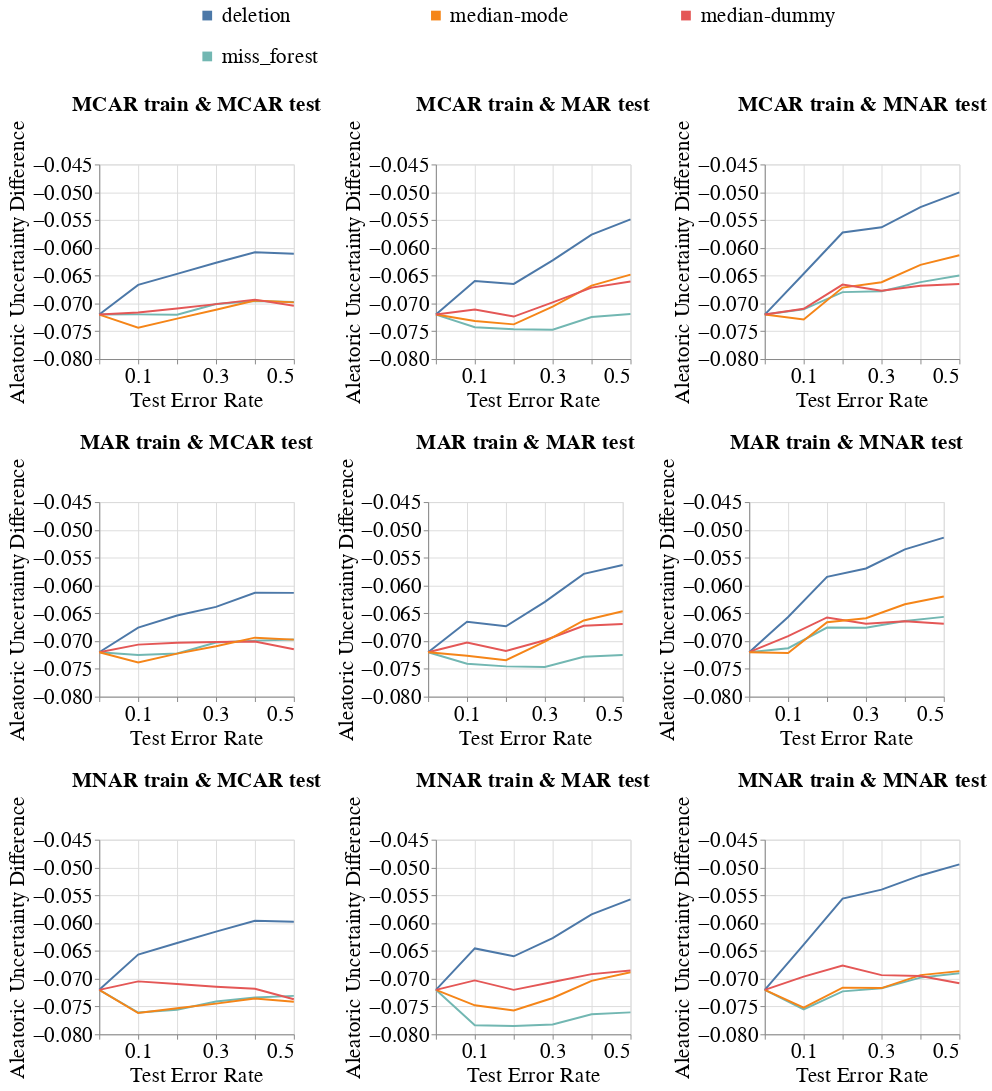

The notebook cell this image was saved under:
### Code cell
create_line_bands_for_diff_imputers(dataset_name=DATASET_NAME,
                                    model_name='mlp_clf',
                                    metric_name='Aleatoric_Uncertainty_Difference',
                                    db_client=db_client,
                                    group=SENSITIVE_ATTR_FOR_DISPARITY_METRICS,
                                    with_band=False)

### Figure 1 — Vega-Lite specification as saved in the notebook (floating-point values rounded to 4 significant figures; data arrays with more than 128 entries replaced by an {"elided": "..."} marker saying what was removed)
{"config": {"view": {"continuousWidth": 400, "continuousHeight": 300}, "axis": {"labelFontSize": 22, "labelFontWeight": "normal", "titleFontSize": 22, "titleFontWeight": "normal"}, "legend": {"columns": 3, "direction": "horizontal", "labelFontSize": 22, "labelLimit": 400, "orient": "top", "symbolOffset": 100, "symbolStrokeWidth": 10, "titleAnchor": "middle", "titleFontSize": 22, "titleLimit": 300}, "title": {"fontSize": 22}}, "vconcat": [{"hconcat": [{"mark": "line", "encoding": {"color": {"field": "Null_Imputer_Name", "sort": ["deletion", "median-mode", "median-dummy", "miss_forest", "k_means_clustering", "datawig", "automl", "boost_clean"], "title": null, "type": "nominal"}, "x": {"axis": {"labelExpr": "(datum.value == 0.1) || (datum.value == 0.3) || (datum.value == 0.5) ? datum.label : ''"}, "field": "Test_Error_Rate", "scale": {"nice": false}, "title": "Test Error Rate", "type": "quantitative"}, "y": {"aggregate": "mean", "field": "Metric_Value", "scale": {"zero": false}, "title": "Aleatoric Uncertainty Difference", "type": "quantitative"}}, "height": 200, "title": {"text": "MCAR train & MCAR test", "fontSize": 22}, "width": 200}, {"data": {"name": "data-cdef28c867afc07be6637efe85cf6ef2"}, "mark": "line", "encoding": {"color": {"field": "Null_Imputer_Name", "sort": ["deletion", "median-mode", "median-dummy", "miss_forest", "k_means_clustering", "datawig", "automl", "boost_clean"], "title": null, "type": "nominal"}, "x": {"axis": {"labelExpr": "(datum.value == 0.1) || (datum.value == 0.3) || (datum.value == 0.5) ? datum.label : ''"}, "field": "Test_Error_Rate", "scale": {"nice": false}, "title": "Test Error Rate", "type": "quantitative"}, "y": {"aggregate": "mean", "field": "Metric_Value", "scale": {"zero": false}, "title": "Aleatoric Uncertainty Difference", "type": "quantitative"}}, "height": 200, "title": {"text": "MCAR train & MAR test", "fontSize": 22}, "width": 200}, {"data": {"name": "data-bda4c459bcf564948f734643971d78e7"}, "mark": "line", "encoding": {"color": {"field": "Null_Imputer_Name", "sort": ["deletion", "median-mode", "median-dummy", "miss_forest", "k_means_clustering", "datawig", "automl", "boost_clean"], "title": null, "type": "nominal"}, "x": {"axis": {"labelExpr": "(datum.value == 0.1) || (datum.value == 0.3) || (datum.value == 0.5) ? datum.label : ''"}, "field": "Test_Error_Rate", "scale": {"nice": false}, "title": "Test Error Rate", "type": "quantitative"}, "y": {"aggregate": "mean", "field": "Metric_Value", "scale": {"zero": false}, "title": "Aleatoric Uncertainty Difference", "type": "quantitative"}}, "height": 200, "title": {"text": "MCAR train & MNAR test", "fontSize": 22}, "width": 200}], "resolve": {"scale": {"y": "shared"}}}, {"hconcat": [{"mark": "line", "encoding": {"color": {"field": "Null_Imputer_Name", "sort": ["deletion", "median-mode", "median-dummy", "miss_forest", "k_means_clustering", "datawig", "automl", "boost_clean"], "title": null, "type": "nominal"}, "x": {"axis": {"labelExpr": "(datum.value == 0.1) || (datum.value == 0.3) || (datum.value == 0.5) ? datum.label : ''"}, "field": "Test_Error_Rate", "scale": {"nice": false}, "title": "Test Error Rate", "type": "quantitative"}, "y": {"aggregate": "mean", "field": "Metric_Value", "scale": {"zero": false}, "title": "Aleatoric Uncertainty Difference", "type": "quantitative"}}, "height": 200, "title": {"text": "MAR train & MCAR test", "fontSize": 22}, "width": 200}, {"data": {"name": "data-dbf484b612bd3f080432421473212f41"}, "mark": "line", "encoding": {"color": {"field": "Null_Imputer_Name", "sort": ["deletion", "median-mode", "median-dummy", "miss_forest", "k_means_clustering", "datawig", "automl", "boost_clean"], "title": null, "type": "nominal"}, "x": {"axis": {"labelExpr": "(datum.value == 0.1) || (datum.value == 0.3) || (datum.value == 0.5) ? datum.label : ''"}, "field": "Test_Error_Rate", "scale": {"nice": false}, "title": "Test Error Rate", "type": "quantitative"}, "y": {"aggregate": "mean", "field": "Metric_Value", "scale": {"zero": false}, "title": "Aleatoric Uncertainty Difference", "type": "quantitative"}}, "height": 200, "title": {"text": "MAR train & MAR test", "fontSize": 22}, "width": 200}, {"data": {"name": "data-9c0c5dcda28f68553767e3caa4157572"}, "mark": "line", "encoding": {"color": {"field": "Null_Imputer_Name", "sort": ["deletion", "median-mode", "median-dummy", "miss_forest", "k_means_clustering", "datawig", "automl", "boost_clean"], "title": null, "type": "nominal"}, "x": {"axis": {"labelExpr": "(datum.value == 0.1) || (datum.value == 0.3) || (datum.value == 0.5) ? datum.label : ''"}, "field": "Test_Error_Rate", "scale": {"nice": false}, "title": "Test Error Rate", "type": "quantitative"}, "y": {"aggregate": "mean", "field": "Metric_Value", "scale": {"zero": false}, "title": "Aleatoric Uncertainty Difference", "type": "quantitative"}}, "height": 200, "title": {"text": "MAR train & MNAR test", "fontSize": 22}, "width": 200}], "data": {"name": "data-8c07caf277aff3c74e19e2584c9f8445"}, "resolve": {"scale": {"y": "shared"}}}, {"hconcat": [{"mark": "line", "encoding": {"color": {"field": "Null_Imputer_Name", "sort": ["deletion", "median-mode", "median-dummy", "miss_forest", "k_means_clustering", "datawig", "automl", "boost_clean"], "title": null, "type": "nominal"}, "x": {"axis": {"labelExpr": "(datum.value == 0.1) || (datum.value == 0.3) || (datum.value == 0.5) ? datum.label : ''"}, "field": "Test_Error_Rate", "scale": {"nice": false}, "title": "Test Error Rate", "type": "quantitative"}, "y": {"aggregate": "mean", "field": "Metric_Value", "scale": {"zero": false}, "title": "Aleatoric Uncertainty Difference", "type": "quantitative"}}, "height": 200, "title": {"text": "MNAR train & MCAR test", "fontSize": 22}, "width": 200}, {"data": {"name": "data-176e5cffcaf6162865621bbcdde64a15"}, "mark": "line", "encoding": {"color": {"field": "Null_Imputer_Name", "sort": ["deletion", "median-mode", "median-dummy", "miss_forest", "k_means_clustering", "datawig", "automl", "boost_clean"], "title": null, "type": "nominal"}, "x": {"axis": {"labelExpr": "(datum.value == 0.1) || (datum.value == 0.3) || (datum.value == 0.5) ? datum.label : ''"}, "field": "Test_Error_Rate", "scale": {"nice": false}, "title": "Test Error Rate", "type": "quantitative"}, "y": {"aggregate": "mean", "field": "Metric_Value", "scale": {"zero": false}, "title": "Aleatoric Uncertainty Difference", "type": "quantitative"}}, "height": 200, "title": {"text": "MNAR train & MAR test", "fontSize": 22}, "width": 200}, {"data": {"name": "data-c4d3a543b71797ef5e52ac4a20d6f3d7"}, "mark": "line", "encoding": {"color": {"field": "Null_Imputer_Name", "sort": ["deletion", "median-mode", "median-dummy", "miss_forest", "k_means_clustering", "datawig", "automl", "boost_clean"], "title": null, "type": "nominal"}, "x": {"axis": {"labelExpr": "(datum.value == 0.1) || (datum.value == 0.3) || (datum.value == 0.5) ? datum.label : ''"}, "field": "Test_Error_Rate", "scale": {"nice": false}, "title": "Test Error Rate", "type": "quantitative"}, "y": {"aggregate": "mean", "field": "Metric_Value", "scale": {"zero": false}, "title": "Aleatoric Uncertainty Difference", "type": "quantitative"}}, "height": 200, "title": {"text": "MNAR train & MNAR test", "fontSize": 22}, "width": 200}], "data": {"name": "data-8b981be304f2bb912dc3dbf0eb15e415"}, "resolve": {"scale": {"y": "shared"}}}], "data": {"name": "data-1ee98e619b8a747a293c17c31c880ad3"}, "resolve": {"scale": {"y": "shared"}}, "$schema": "https://vega.github.io/schema/vega-lite/v4.17.0.json", "datasets": {"data-1ee98e619b8a747a293c17c31c880ad3": {"elided": "144 records"}, "data-cdef28c867afc07be6637efe85cf6ef2": {"elided": "144 records"}, "data-bda4c459bcf564948f734643971d78e7": {"elided": "144 records"}, "data-8c07caf277aff3c74e19e2584c9f8445": {"elided": "144 records"}, "data-dbf484b612bd3f080432421473212f41": {"elided": "144 records"}, "data-9c0c5dcda28f68553767e3caa4157572": {"elided": "144 records"}, "data-8b981be304f2bb912dc3dbf0eb15e415": {"elided": "144 records"}, "data-176e5cffcaf6162865621bbcdde64a15": {"elided": "144 records"}, "data-c4d3a543b71797ef5e52ac4a20d6f3d7": {"elided": "144 records"}}}
